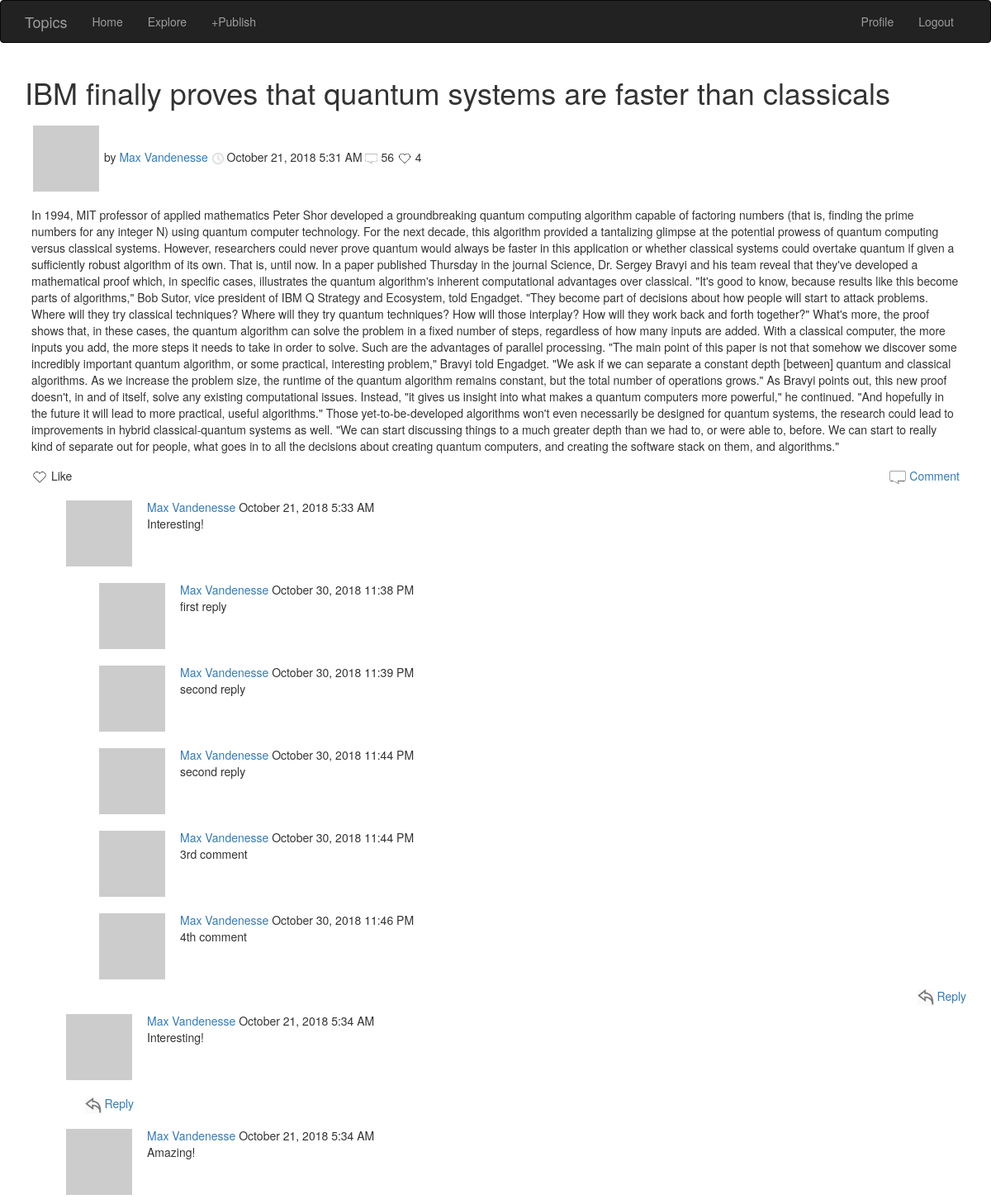
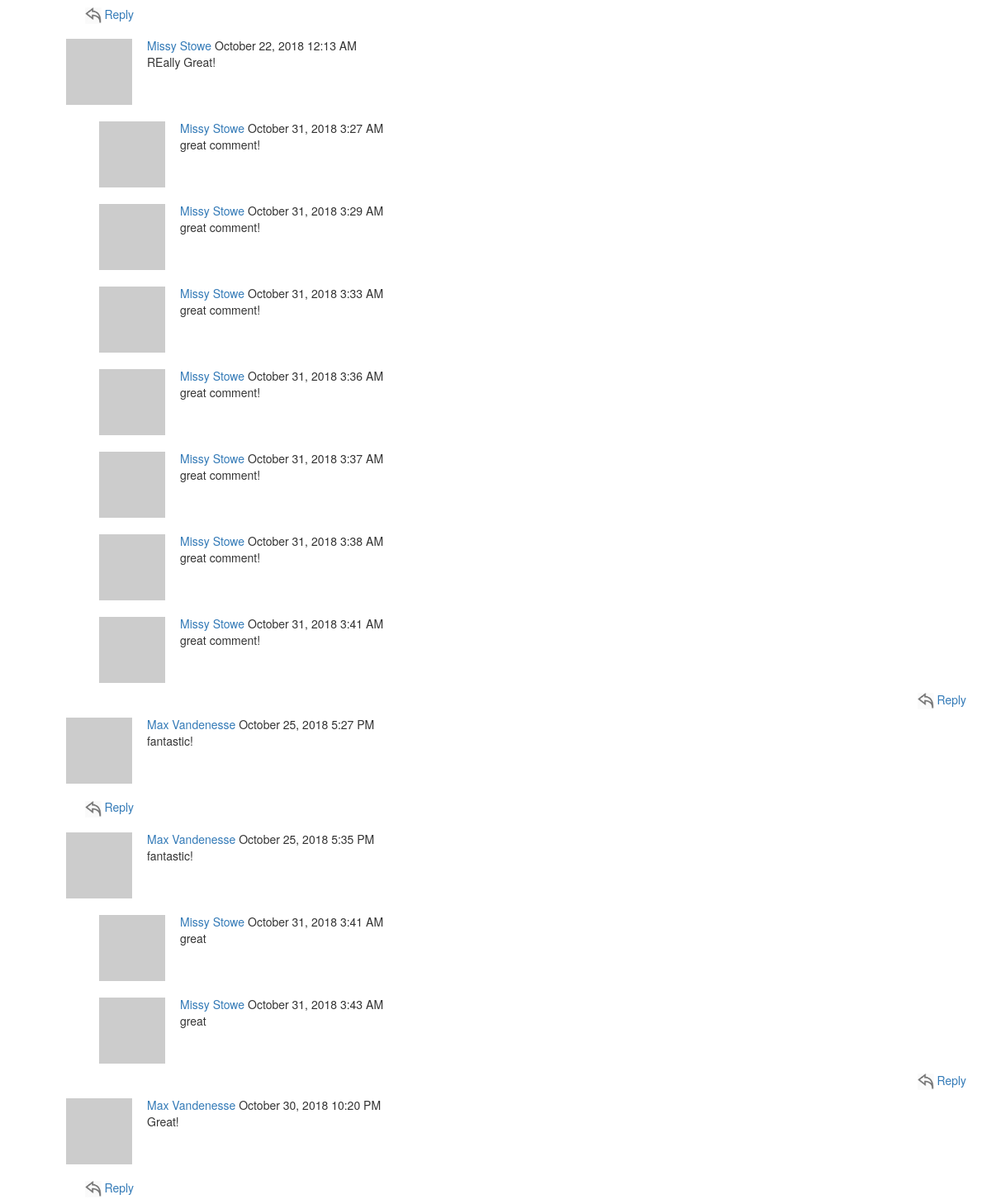
The app's page /post/1 (signed in) with its own data (2 pictures, top to bottom).
### app/models.py (models this page shows, shortened)
class Post(db.Model):
    id = db.Column(db.Integer, primary_key=True)
    title = db.Column(db.String(500))
    body = db.Column(db.String(50000))
    timestamp = db.Column(db.DateTime, index=True, default=datetime.utcnow)
    user_id = db.Column(db.Integer, db.ForeignKey('user.id'))
    comments = db.relationship('Comment', backref='post', lazy='dynamic')
    replies = db.relationship('Reply', backref='post', lazy='dynamic')
    number_of_comments = db.Column(db.Integer)
    likes = db.Column(db.Integer)
    tags = db.Column(db.String(500))

class User(UserMixin, db.Model):
    id = db.Column(db.Integer, primary_key=True)
    username = db.Column(db.String(64), index=True, unique=True)
    email = db.Column(db.String(120), index=True, unique=True)
    password_hash = db.Column(db.String(128))
    posts = db.relationship('Post', backref='author', lazy='dynamic')
    comments = db.relationship('Comment', backref='author', lazy='dynamic')
    replies = db.relationship('Reply', backref='author', lazy='dynamic')
    about_me = db.Column(db.String(140))
    last_seen = db.Column(db.DateTime, default=datetime.utcnow)
    number_of_posts = db.Column(db.Integer)
    followed = db.relationship(
        'User',
        secondary=followers,
        primaryjoin=(followers.c.follower_id == id),
        secondaryjoin=(followers.c.followed_id == id),
        backref=db.backref('followers', lazy='dynamic'),
        lazy='dynamic')
    def avatar(self, size):
        digest = md5(self.email.lower().encode('utf-8')).hexdigest()
        return 'https://www.gravatar.com/avatar/{}?d=identicon&s={}'.format(
            digest, size)

class Comment(db.Model):
    id = db.Column(db.Integer, primary_key=True)
    body = db.Column(db.String(140))
    timestamp = db.Column(db.DateTime, index=True, default=datetime.utcnow)
    user_id = db.Column(db.Integer, db.ForeignKey('user.id'))
    post_id = db.Column(db.Integer, db.ForeignKey('post.id'))
    replies = db.relationship('Reply', backref='comment', lazy='dynamic')

class Reply(db.Model):
    id = db.Column(db.Integer, primary_key=True)
    body = db.Column(db.String(140))
    timestamp = db.Column(db.DateTime, index=True, default=datetime.utcnow)
    user_id = db.Column(db.Integer, db.ForeignKey('user.id'))
    post_id = db.Column(db.Integer, db.ForeignKey('post.id'))
    comment_id = db.Column(db.Integer, db.ForeignKey('comment.id'))

### app/routes.py (the view, shortened to what this page needs)
@app.route('/post/<id>', methods=['GET', 'POST'])
@login_required
def post(id):
    post = Post.query.filter_by(id=id).first()
    likeForm = LikeForm()
    commentForm = CommentForm()
    replyForm = ReplyForm()
    return render_template(
        "post.html",
        title='Post',
        post=post,
        likeForm=likeForm,
        commentForm=commentForm,
        replyForm=replyForm,
        commentId=commentId)

### app/forms.py
class LikeForm(FlaskForm):
    like = SubmitField('Like')

class CommentForm(FlaskForm):
    comment = TextAreaField(
        '', validators=[DataRequired(),
                        Length(min=1, max=50000)])
    submit = SubmitField('Comment')

### app/models.py (called while the page is built)
@login.user_loader
def load_user(id):
    return User.query.get(int(id))

### app/routes.py (called while the page is built)
@app.before_request
def before_request():
    if current_user.is_authenticated:
        current_user.last_seen = datetime.utcnow()
        db.session.commit()

### app/templates/post.html (shortened to what this page needs)
{% extends "base.html" %} {% import 'bootstrap/wtf.html' as wtf %} {% block app_content %}
<table class="table table-hover">
    <h1>
        {{post.title}}
    </h1>
    <tr>
        <td>
            <img style="margin:2px !important;" src="{{ post.author.avatar(30) }}" />
            by
            <a href="{{ url_for('user', username=post.author.username) }}">
                {{ post.author.username }}</a>
            <img width="15px" src="/static/images/clock.png"> {{moment(post.timestamp).format('LLL') }}
            <img width="15px" src="/static/images/comment.png"> {{post.number_of_comments}}
            <img width="18px" src="/static/images/heart3.png"> {{post.likes}}</td>
    </tr>
    <tr>
        <td>
            <body.lead>
                {{ post.body }}
            </body.lead>
        </td>
    </tr>
    <tr>
        <td>
            <span class="replyClick">
                <form action="" method="post" novalidate>
                    <img width="20px" src="/static/images/heart3.png"> {{likeForm.like(class_="likeButton")}}
                </form>
            </span>
            <span class="commentClick">
                <a href="#" onclick="toggle_visibility('addComment');">
                    <img width="20px" src="/static/images/comment.png"> Comment
                </a>
            </span>
        </td>
    </tr>
    <tr>
        {% for comment in post.comments %} {% include '_comment.html' %} {% endfor %}
    </tr>
</table>
{% endblock %}

### app/templates/_comment.html (shortened to what this page needs)
<table class="table table-hover ">
    <tr>
        <td width="10px">
            <a class="comments" href="{{ url_for('user', username=comment.author.username) }}">
                <img style="margin:2px !important;" src="{{ comment.author.avatar(30) }}" />
            </a>
        </td>
        <td>
            <a href="{{ url_for('user', username=comment.author.username) }}">
                {{ comment.author.username }}
            </a>
            {{moment(comment.timestamp).format('LLL') }}
            <br> {{ comment.body }}
            <tr>
                {% for reply in comment.replies %} {% include '_replies.html' %} {% endfor %}
                <td align="right" id="reply">
                    <a class="replyFormAppear" href="#" onclick="toggle_visibility('{{comment.id}}');">
                        <img width="20px" src="/static/images/reply2.jpg"> Reply
                    </a>
                </td>
            </tr>
        </td>
    </tr>
</table>

### app/templates/_replies.html
<table class="table table-hover ">
    <tr>
        <td width="10px">
            <a class="replies" href="{{ url_for('user', username=reply.author.username) }}">
                <img style="margin:2px !important;" src="{{ reply.author.avatar(30) }}" />
            </a>
        </td>
        <td>
            <a href="{{ url_for('user', username=reply.author.username) }}">
                {{ reply.author.username }}
            </a>
            {{moment(reply.timestamp).format('LLL') }}
            <br> {{ reply.body }}
        </td>
    </tr>
</table>

### app/static/css/style.css (style rules this page uses)
.likeButton { background:none!important; color:inherit; border:none; padding:0!important; font: inherit; cursor: pointer; }
.comments { margin-left: 40px; display: inline-block; }
.replies { margin-left: 80px; display: inline-block; }
.table { margin-bottom: 0; }
.replyClick { float: left; }
.commentClick { float: right; }
.table>tbody>tr>td { border-top: 0px !important; }
.replyFormAppear { text-align: right; }

### records on screen
Post: title "IBM finally proves that quantum systems are faster than classicals", timestamp "October 21, 2018 5:31 AM", number_of_comments "56", likes "4", body "In 1994, MIT professor of applied mathematics Peter Shor developed a groundbreaking quantum computing algorithm capable of factoring numbers (that is, finding the prime numbers for any integer N) using quantum computer technology. For the next decade, this algorithm provided a tantalizing glimpse at the potential prowess of quantum computing versus classical systems. However, researchers could never prove quantum would always be faster in this application or whether classical systems could overtake quantum if given a sufficiently robust algorithm of its own. That is, until now. In a paper published Thursday in the journal Science, Dr. Sergey Bravyi and his team reveal that they've developed…"
User: author.username "Max Vandenesse"
Comment: author.username "Max Vandenesse", timestamp "October 21, 2018 5:33 AM", body "Interesting!"
Reply: author.username "Max Vandenesse", timestamp "October 30, 2018 11:38 PM", body "first reply"
Reply: author.username "Max Vandenesse", timestamp "October 30, 2018 11:39 PM", body "second reply"
Reply: author.username "Max Vandenesse", timestamp "October 30, 2018 11:44 PM", body "second reply"
Reply: author.username "Max Vandenesse", timestamp "October 30, 2018 11:44 PM", body "3rd comment"
Reply: author.username "Max Vandenesse", timestamp "October 30, 2018 11:46 PM", body "4th comment"
Comment: author.username "Max Vandenesse", timestamp "October 21, 2018 5:34 AM", body "Interesting!"
Comment: author.username "Max Vandenesse", timestamp "October 21, 2018 5:34 AM", body "Amazing!"
Comment: author.username "Missy Stowe", timestamp "October 22, 2018 12:13 AM", body "REally Great!"
Reply: author.username "Missy Stowe", timestamp "October 31, 2018 3:27 AM", body "great comment!"
Reply: author.username "Missy Stowe", timestamp "October 31, 2018 3:29 AM", body "great comment!"
Reply: author.username "Missy Stowe", timestamp "October 31, 2018 3:33 AM", body "great comment!"
Reply: author.username "Missy Stowe", timestamp "October 31, 2018 3:36 AM", body "great comment!"
Reply: author.username "Missy Stowe", timestamp "October 31, 2018 3:37 AM", body "great comment!"
Reply: author.username "Missy Stowe", timestamp "October 31, 2018 3:38 AM", body "great comment!"
Reply: author.username "Missy Stowe", timestamp "October 31, 2018 3:41 AM", body "great comment!"
Comment: author.username "Max Vandenesse", timestamp "October 25, 2018 5:27 PM", body "fantastic!"
Comment: author.username "Max Vandenesse", timestamp "October 25, 2018 5:35 PM", body "fantastic!"
Reply: author.username "Missy Stowe", timestamp "October 31, 2018 3:41 AM", body "great"
Reply: author.username "Missy Stowe", timestamp "October 31, 2018 3:43 AM", body "great"
Comment: author.username "Max Vandenesse", timestamp "October 30, 2018 10:20 PM", body "Great!"
